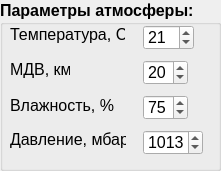
   <widget class="QGroupBox" name="groupBox_atm">
    <property name="geometry">
     <rect>
      <x>10</x>
      <y>10</y>
      <width>221</width>
      <height>171</height>
     </rect>
    </property>
    <property name="font">
     <font>
      <pointsize>12</pointsize>
      <weight>75</weight>
      <italic>false</italic>
      <bold>true</bold>
     </font>
    </property>
    <property name="title">
     <string>Параметры атмосферы:</string>
    </property>
    <widget class="QSpinBox" name="spinBox_tmp">
     <property name="geometry">
      <rect>
       <x>143</x>
       <y>25</y>
       <width>51</width>
       <height>25</height>
      </rect>
     </property>
     <property name="sizePolicy">
      <sizepolicy hsizetype="Ignored" vsizetype="Preferred">
       <horstretch>0</horstretch>
       <verstretch>0</verstretch>
      </sizepolicy>
     </property>
     <property name="font">
      <font>
       <weight>50</weight>
       <bold>false</bold>
      </font>
     </property>
     <property name="layoutDirection">
      <enum>Qt::LeftToRight</enum>
     </property>
     <property name="autoFillBackground">
      <bool>false</bool>
     </property>
     <property name="minimum">
      <number>-50</number>
     </property>
     <property name="maximum">
      <number>60</number>
     </property>
     <property name="value">
      <number>21</number>
     </property>
     <property name="displayIntegerBase">
      <number>10</number>
     </property>
    </widget>
    <widget class="QLabel" name="label_tmp">
     <property name="geometry">
      <rect>
       <x>10</x>
       <y>25</y>
       <width>115</width>
       <height>19</height>
      </rect>
     </property>
     <property name="font">
      <font>
       <weight>50</weight>
       <bold>false</bold>
      </font>
     </property>
     <property name="text">
      <string>Температура, С</string>
     </property>
    </widget>
    <widget class="QSpinBox" name="spinBox_mdv">
     <property name="geometry">
      <rect>
       <x>143</x>
       <y>60</y>
       <width>45</width>
       <height>25</height>
      </rect>
     </property>
     <property name="sizePolicy">
      <sizepolicy hsizetype="Ignored" vsizetype="Preferred">
       <horstretch>0</horstretch>
       <verstretch>0</verstretch>
      </sizepolicy>
     </property>
     <property name="font">
      <font>
       <weight>50</weight>
       <bold>false</bold>
      </font>
     </property>
     <property name="layoutDirection">
      <enum>Qt::LeftToRight</enum>
     </property>
     <property name="autoFillBackground">
      <bool>false</bool>
     </property>
     <property name="minimum">
      <number>1</number>
     </property>
     <property name="value">
      <number>20</number>
     </property>
    </widget>
    <widget class="QSpinBox" name="spinBox_pres">
     <property name="geometry">
      <rect>
       <x>143</x>
       <y>130</y>
       <width>60</width>
       <height>25</height>
      </rect>
     </property>
     <property name="sizePolicy">
      <sizepolicy hsizetype="Ignored" vsizetype="Preferred">
       <horstretch>0</horstretch>
       <verstretch>0</verstretch>
      </sizepolicy>
     </property>
     <property name="font">
      <font>
       <weight>50</weight>
       <bold>false</bold>
      </font>
     </property>
     <property name="layoutDirection">
      <enum>Qt::LeftToRight</enum>
     </property>
     <property name="autoFillBackground">
      <bool>false</bool>
     </property>
     <property name="minimum">
      <number>900</number>
     </property>
     <property name="maximum">
      <number>1500</number>
     </property>
     <property name="value">
      <number>1013</number>
     </property>
    </widget>
    <widget class="QLabel" name="label_hum">
     <property name="geometry">
      <rect>
       <x>10</x>
       <y>95</y>
       <width>105</width>
       <height>21</height>
      </rect>
     </property>
     <property name="font">
      <font>
       <weight>50</weight>
       <bold>false</bold>
      </font>
     </property>
     <property name="text">
      <string>Влажность, %</string>
     </property>
    </widget>
    <widget class="QLabel" name="label_mdv">
     <property name="geometry">
      <rect>
       <x>10</x>
       <y>60</y>
       <width>60</width>
       <height>19</height>
      </rect>
     </property>
     <property name="font">
      <font>
       <weight>50</weight>
       <bold>false</bold>
      </font>
     </property>
     <property name="text">
      <string>МДВ, км</string>
     </property>
    </widget>
    <widget class="QSpinBox" name="spinBox_hum">
     <property name="geometry">
      <rect>
       <x>143</x>
       <y>95</y>
       <width>45</width>
       <height>25</height>
      </rect>
     </property>
     <property name="sizePolicy">
      <sizepolicy hsizetype="Ignored" vsizetype="Preferred">
       <horstretch>0</horstretch>
       <verstretch>0</verstretch>
      </sizepolicy>
     </property>
     <property name="font">
      <font>
       <weight>50</weight>
       <bold>false</bold>
      </font>
     </property>
     <property name="layoutDirection">
      <enum>Qt::LeftToRight</enum>
     </property>
     <property name="autoFillBackground">
      <bool>false</bool>
     </property>
     <property name="minimum">
      <number>1</number>
     </property>
     <property name="value">
      <number>75</number>
     </property>
    </widget>
    <widget class="QLabel" name="label_pres">
     <property name="geometry">
      <rect>
       <x>10</x>
       <y>130</y>
       <width>116</width>
       <height>19</height>
      </rect>
     </property>
     <property name="font">
      <font>
       <weight>50</weight>
       <bold>false</bold>
      </font>
     </property>
     <property name="text">
      <string>Давление, мбар</string>
     </property>
    </widget>
   </widget>
